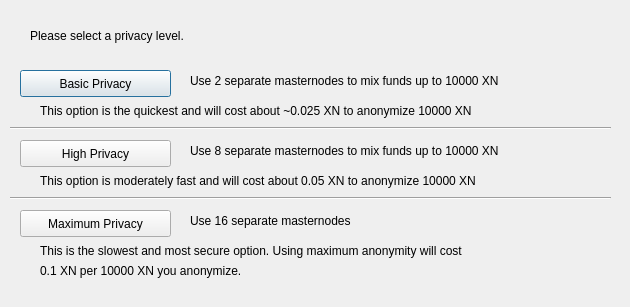
<?xml version="1.0" encoding="UTF-8"?>
<ui version="4.0">
 <class>ObfuscationConfig</class>
 <widget class="QDialog" name="ObfuscationConfig">
  <property name="geometry">
   <rect>
    <x>0</x>
    <y>0</y>
    <width>630</width>
    <height>307</height>
   </rect>
  </property>
  <property name="windowTitle">
   <string>Configure Obfuscation</string>
  </property>
  <widget class="QPushButton" name="buttonBasic">
   <property name="geometry">
    <rect>
     <x>20</x>
     <y>70</y>
     <width>151</width>
     <height>27</height>
    </rect>
   </property>
   <property name="text">
    <string>Basic Privacy</string>
   </property>
  </widget>
  <widget class="QPushButton" name="buttonHigh">
   <property name="geometry">
    <rect>
     <x>20</x>
     <y>140</y>
     <width>151</width>
     <height>27</height>
    </rect>
   </property>
   <property name="text">
    <string>High Privacy</string>
   </property>
  </widget>
  <widget class="QPushButton" name="buttonMax">
   <property name="geometry">
    <rect>
     <x>20</x>
     <y>210</y>
     <width>151</width>
     <height>27</height>
    </rect>
   </property>
   <property name="text">
    <string>Maximum Privacy</string>
   </property>
  </widget>
  <widget class="QLabel" name="label">
   <property name="geometry">
    <rect>
     <x>30</x>
     <y>20</y>
     <width>571</width>
     <height>31</height>
    </rect>
   </property>
   <property name="text">
    <string>Please select a privacy level.</string>
   </property>
  </widget>
  <widget class="QLabel" name="label_2">
   <property name="geometry">
    <rect>
     <x>190</x>
     <y>70</y>
     <width>421</width>
     <height>21</height>
    </rect>
   </property>
   <property name="text">
    <string>Use 2 separate masternodes to mix funds up to 10000 XN</string>
   </property>
  </widget>
  <widget class="QLabel" name="label_3">
   <property name="geometry">
    <rect>
     <x>190</x>
     <y>140</y>
     <width>411</width>
     <height>21</height>
    </rect>
   </property>
   <property name="text">
    <string>Use 8 separate masternodes to mix funds up to 10000 XN</string>
   </property>
  </widget>
  <widget class="QLabel" name="label_4">
   <property name="geometry">
    <rect>
     <x>190</x>
     <y>210</y>
     <width>421</width>
     <height>21</height>
    </rect>
   </property>
   <property name="text">
    <string>Use 16 separate masternodes</string>
   </property>
  </widget>
  <widget class="QLabel" name="label_6">
   <property name="geometry">
    <rect>
     <x>40</x>
     <y>100</y>
     <width>561</width>
     <height>21</height>
    </rect>
   </property>
   <property name="text">
    <string>This option is the quickest and will cost about ~0.025 XN to anonymize 10000 XN</string>
   </property>
  </widget>
  <widget class="QLabel" name="label_7">
   <property name="geometry">
    <rect>
     <x>40</x>
     <y>170</y>
     <width>561</width>
     <height>21</height>
    </rect>
   </property>
   <property name="text">
    <string>This option is moderately fast and will cost about 0.05 XN to anonymize 10000 XN</string>
   </property>
  </widget>
  <widget class="QLabel" name="label_8">
   <property name="geometry">
    <rect>
     <x>40</x>
     <y>240</y>
     <width>561</width>
     <height>21</height>
    </rect>
   </property>
   <property name="text">
    <string>This is the slowest and most secure option. Using maximum anonymity will cost</string>
   </property>
  </widget>
  <widget class="QLabel" name="label_9">
   <property name="geometry">
    <rect>
     <x>40</x>
     <y>260</y>
     <width>561</width>
     <height>21</height>
    </rect>
   </property>
   <property name="text">
    <string>0.1 XN per 10000 XN you anonymize.</string>
   </property>
  </widget>
  <widget class="Line" name="line">
   <property name="geometry">
    <rect>
     <x>10</x>
     <y>120</y>
     <width>601</width>
     <height>16</height>
    </rect>
   </property>
   <property name="orientation">
    <enum>Qt::Horizontal</enum>
   </property>
  </widget>
  <widget class="Line" name="line_2">
   <property name="geometry">
    <rect>
     <x>10</x>
     <y>190</y>
     <width>601</width>
     <height>16</height>
    </rect>
   </property>
   <property name="orientation">
    <enum>Qt::Horizontal</enum>
   </property>
  </widget>
 </widget>
 <resources/>
 <connections/>
</ui>
